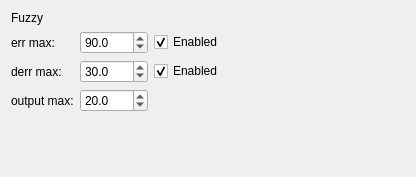
<?xml version="1.0" encoding="UTF-8"?>
<ui version="4.0">
 <class>controllerWidget</class>
 <widget class="QWidget" name="controllerWidget">
  <property name="geometry">
   <rect>
    <x>0</x>
    <y>0</y>
    <width>416</width>
    <height>177</height>
   </rect>
  </property>
  <property name="windowTitle">
   <string>Fuzzy Controller</string>
  </property>
  <layout class="QFormLayout" name="formLayout">
   <item row="0" column="0">
    <widget class="QLabel" name="widgetName">
     <property name="text">
      <string>Fuzzy</string>
     </property>
    </widget>
   </item>
   <item row="1" column="0">
    <widget class="QLabel" name="angleText">
     <property name="text">
      <string>err max:</string>
     </property>
    </widget>
   </item>
   <item row="1" column="1">
    <layout class="QHBoxLayout" name="horizontalLayout_4">
     <item>
      <widget class="QDoubleSpinBox" name="errSB">
       <property name="decimals">
        <number>1</number>
       </property>
       <property name="minimum">
        <double>-1000.000000000000000</double>
       </property>
       <property name="maximum">
        <double>1000.000000000000000</double>
       </property>
       <property name="singleStep">
        <double>1.000000000000000</double>
       </property>
       <property name="value">
        <double>90.000000000000000</double>
       </property>
      </widget>
     </item>
     <item>
      <widget class="QCheckBox" name="errEnabledCB">
       <property name="text">
        <string>Enabled</string>
       </property>
       <property name="checked">
        <bool>true</bool>
       </property>
      </widget>
     </item>
     <item>
      <spacer name="horizontalSpacer_4">
       <property name="orientation">
        <enum>Qt::Horizontal</enum>
       </property>
       <property name="sizeHint" stdset="0">
        <size>
         <width>40</width>
         <height>20</height>
        </size>
       </property>
      </spacer>
     </item>
    </layout>
   </item>
   <item row="2" column="0">
    <widget class="QLabel" name="kpText">
     <property name="text">
      <string>derr max:</string>
     </property>
    </widget>
   </item>
   <item row="2" column="1">
    <layout class="QHBoxLayout" name="horizontalLayout">
     <item>
      <widget class="QDoubleSpinBox" name="derrSB">
       <property name="decimals">
        <number>1</number>
       </property>
       <property name="minimum">
        <double>-1000.000000000000000</double>
       </property>
       <property name="maximum">
        <double>1000.000000000000000</double>
       </property>
       <property name="singleStep">
        <double>1.000000000000000</double>
       </property>
       <property name="value">
        <double>30.000000000000000</double>
       </property>
      </widget>
     </item>
     <item>
      <widget class="QCheckBox" name="derrEnabledCB">
       <property name="text">
        <string>Enabled</string>
       </property>
       <property name="checked">
        <bool>true</bool>
       </property>
      </widget>
     </item>
     <item>
      <spacer name="horizontalSpacer">
       <property name="orientation">
        <enum>Qt::Horizontal</enum>
       </property>
       <property name="sizeHint" stdset="0">
        <size>
         <width>40</width>
         <height>20</height>
        </size>
       </property>
      </spacer>
     </item>
    </layout>
   </item>
   <item row="3" column="0">
    <widget class="QLabel" name="kiText">
     <property name="text">
      <string>output max:</string>
     </property>
    </widget>
   </item>
   <item row="3" column="1">
    <layout class="QHBoxLayout" name="horizontalLayout_2">
     <item>
      <widget class="QDoubleSpinBox" name="outputSB">
       <property name="decimals">
        <number>1</number>
       </property>
       <property name="minimum">
        <double>-1000.000000000000000</double>
       </property>
       <property name="maximum">
        <double>1000.000000000000000</double>
       </property>
       <property name="singleStep">
        <double>1.000000000000000</double>
       </property>
       <property name="value">
        <double>20.000000000000000</double>
       </property>
      </widget>
     </item>
     <item>
      <spacer name="horizontalSpacer_2">
       <property name="orientation">
        <enum>Qt::Horizontal</enum>
       </property>
       <property name="sizeHint" stdset="0">
        <size>
         <width>40</width>
         <height>20</height>
        </size>
       </property>
      </spacer>
     </item>
    </layout>
   </item>
  </layout>
 </widget>
 <resources/>
 <connections/>
</ui>
